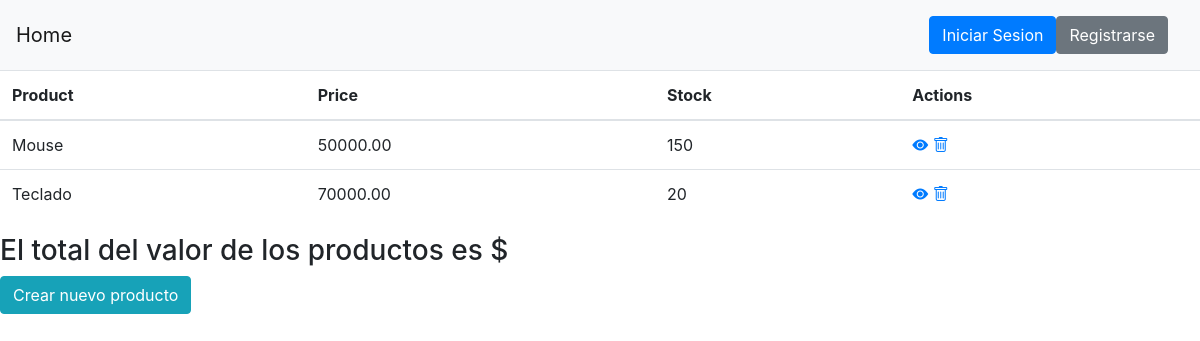
Page /products/product_list/ on the earlier database version.
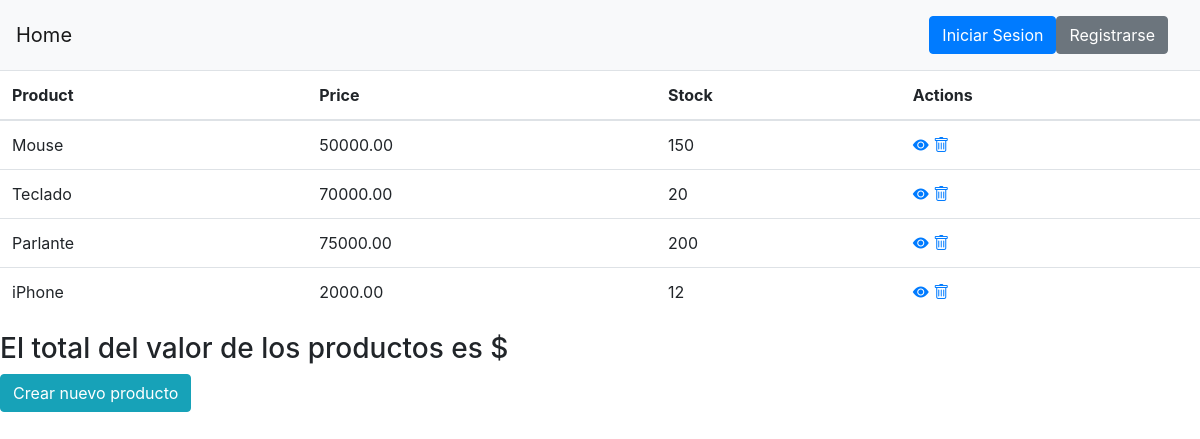
Same page on the later database version.
### products/models.py (models this page shows, shortened)
class Product(models.Model):
    name = models.CharField(max_length=255)
    price = models.DecimalField(max_digits=10, decimal_places=2)
    stock = models.IntegerField()

### products/views.py (the view)
class ProductList(ListView):
    model = Product # Product.objects.all()
    template_name = 'products/list.html'
    context_object_name = 'products'

### itec2025/context_processors.py (called while the page is built)
def get_time_data(request):
    return {
        'current_year': date.today().year,
        'current_date': date.today()
    }

### products/templates/products/list.html (shortened to what this page needs)
{% extends 'base.html' %}
{% block content %}
<table class="table">
  <thead>
    <tr>
      <th>Product</th>
      <th>Price</th>
      <th>Stock</th>
      <th>Actions</th>
    </tr>
  </thead>
  <tbody>
      {% for product in products %}
        <tr>
          <td scope="row">{{ product.name }}</td>
          <td>{{ product.price }}</td>
          <td>{{ product.stock }}</td>
          <td>
            <a href="{% url 'product_detail' product.id %}"><i class="bi bi-eye-fill"></i></a>
            <a href="{% url 'product_delete' product.id %}"><i class="bi bi-trash"></i></a>
          </td>
        </tr>
      {% endfor %}
    </tbody>
  </table>
  <h3>El total del valor de los productos es ${{total_price}}</h3>
  <div class="row">
    <div class="col">
      <a href="{% url 'product_create' %}" class="btn btn-info">Crear nuevo producto</a>
    </div>
  </div>
{% endblock %}

### home/templates/base.html (shortened to what this page needs)
<!doctype html>
<html lang="en">
  <head>
    <link rel="stylesheet" href="https://stackpath.bootstrapcdn.com/bootstrap/4.3.1/css/bootstrap.min.css">
  </head>
  <body>
    <nav class="navbar navbar-light bg-light justify-content-between">
        <a class="navbar-brand" href="{% url 'index' %}">Home</a>
        {% if user.is_authenticated %}
        <li class="navbar navbar-light bg-light">
            <a href="{% url 'product_list' %}">Products</a>
        </li>
        <li class="navbar navbar-light bg-light">
            <a href="{% url 'order_list' %}">Pedidos</a>
        </li>
        <a class="btn btn-danger" href="{% url 'logout' %}">Salir</a>
        {% else %}
        <li class="navbar navbar-light bg-light">
          <a class="btn btn-primary mx-auto d-block" href="{% url 'login' %}"> Iniciar Sesion </a>
          <a class="btn btn-secondary mx-auto d-block" href="{% url 'register' %}"> Registrarse </a>
        {% endif %}
    </nav>
      {% block content %}{% endblock %}
    <link rel="stylesheet" href="https://cdn.jsdelivr.net/npm/bootstrap-icons@1.10.5/font/bootstrap-icons.css">
  </body>
</html>

Differences in the rows shown:
added Product: name "Parlante", price "75000.00", stock "200"
added Product: name "iPhone", price "2000.00", stock "12"
